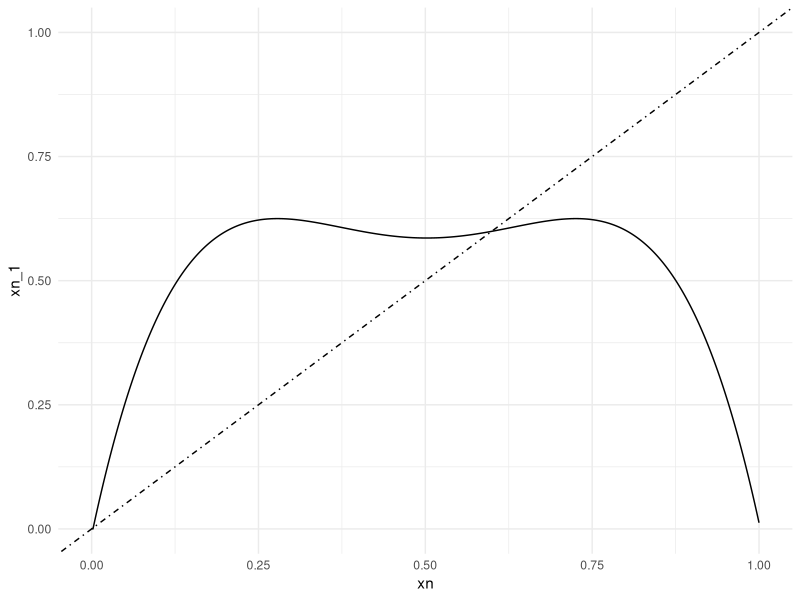
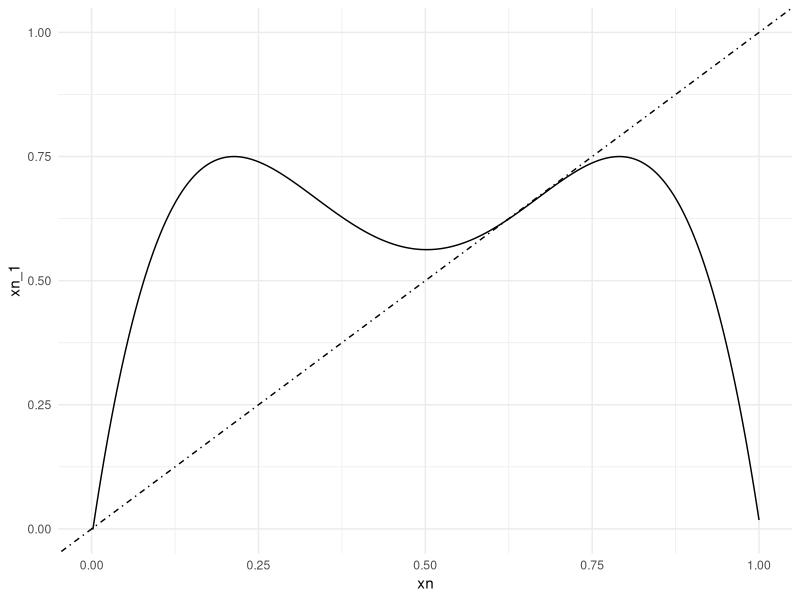
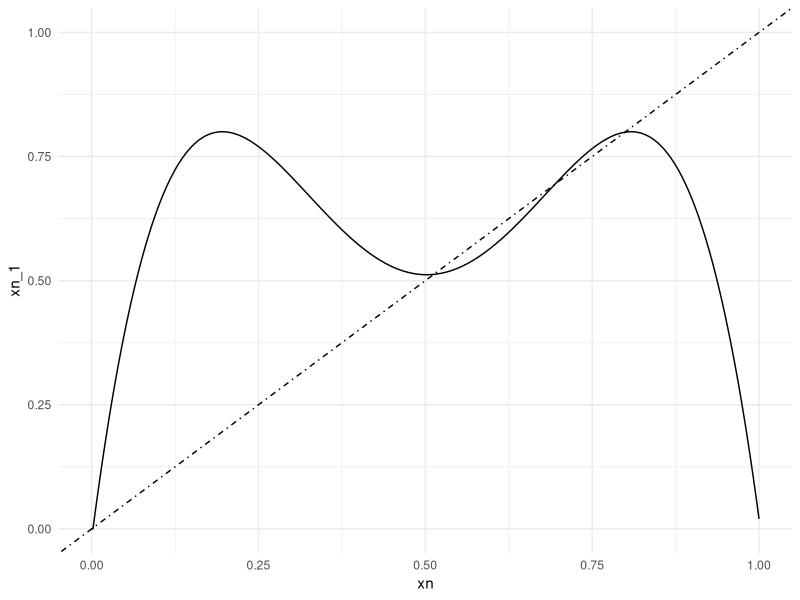
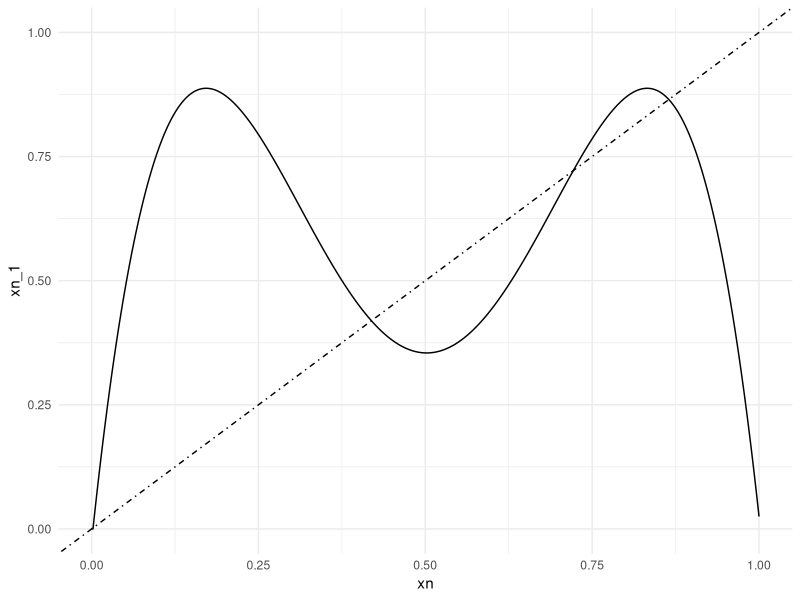
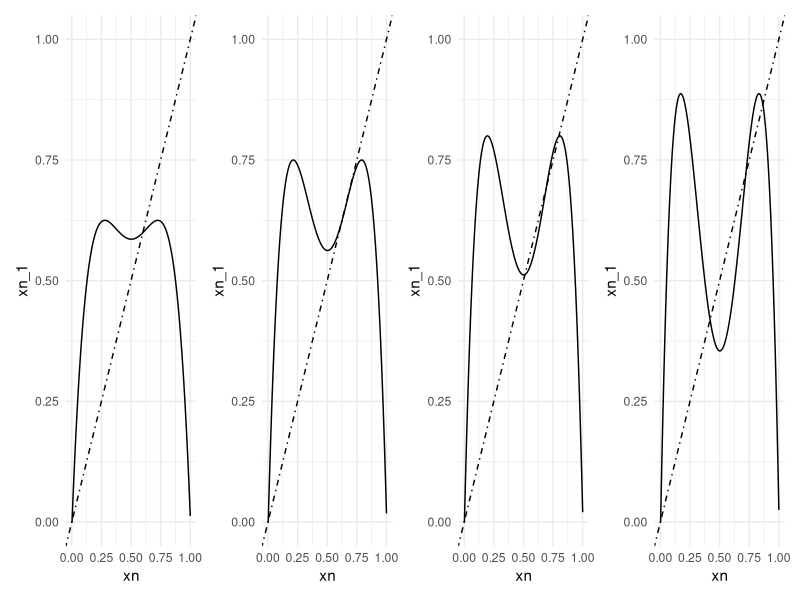

These figures' R source, in order:
# Clear the environment
rm(list = ls())

# Introduction to Discrete-Time Models
packages <- c("dplyr", "tidyverse", "readxl", "ggplot2", "ggpubr", "patchwork")

# Install required packages
install_load_packages <- function(list_of_packages){
  for (package in list_of_packages){
    if (! package %in% installed.packages()){
      install.packages(package)
    }
    library(package, character.only = TRUE)
  }
}

install_load_packages(packages)

# Visualise the stability of the 2-cycle at different r values
r1 <- 2.5
r2 <- 3
r3 <- 3.2
r4 <- 3.55

# Draw a diagonal line on the second-iterate function
second_iter <- function(xn, r){
  # Define the length of the outputs
  n_length <- length(xn)-2
  x <- numeric(n_length)
  fx <- numeric(n_length)
  
  # Define initial conditions
  x[1] <- xn[1]
  x[2] <- xn[2]
  
  for (n in 1:length(x)){
    fx[n] <- r*xn[n]*(1-xn[n])
    x[n+2] <- r*fx[n]*(1-(fx[n]))
  }
  return(x)
}

start <- 0
end <- 1
x_length <- 1000
xn <- seq(start, end, length.out = x_length)

df_2nditer_xn <- xn
df_2nditer_xn_1 <- second_iter(xn, r1)
df_2nditer_xn_2 <- second_iter(xn, r2)
df_2nditer_xn_3 <- second_iter(xn, r3)
df_2nditer_xn_4 <- second_iter(xn, r4)

df_2nditer1 <- data.frame(xn = df_2nditer_xn, xn_1 = df_2nditer_xn_1)
df_2nditer2 <- data.frame(xn = df_2nditer_xn, xn_1 = df_2nditer_xn_2)
df_2nditer3 <- data.frame(xn = df_2nditer_xn, xn_1 = df_2nditer_xn_3)
df_2nditer4 <- data.frame(xn = df_2nditer_xn, xn_1 = df_2nditer_xn_4)

# Draw the seconditeration graph and the diagonal line
second_iter_plot <- function(df_2nditer){
  ggplot(df_2nditer, aes(x = xn, y = xn_1)) +
    geom_line()+
    theme_minimal()+
    geom_abline(intercept = 0, slope = 1, linetype = "dotdash")+
    coord_cartesian(xlim = c(0,1), ylim = c(0,1))
}

# Plot the 2nditer
second_iter1 <- second_iter_plot(df_2nditer1)
second_iter2 <- second_iter_plot(df_2nditer2)
second_iter3 <- second_iter_plot(df_2nditer3)
second_iter4 <- second_iter_plot(df_2nditer4)


second_iter1 # fixed point at the origin is unstable, non-trivial fixed point is stable
second_iter2 # flip bifurcation, 2 cycle arises later
second_iter3 # 2-cycle arises and stable at r = 3.2
second_iter4 # 2-cycle arises but then unstable as r > 1 + sqrt(6)


# Combine the plots to see how the dynamics change
second_iter1 + second_iter2 + second_iter3 + second_iter4 + plot_layout(ncol = 4, nrow = 1)